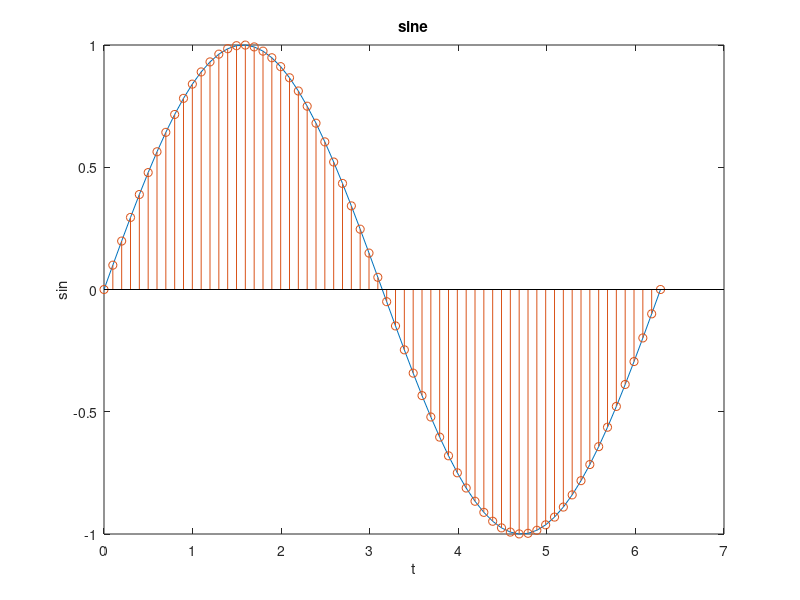

The MATLAB script that drew this image:
clear;
home;

t = linspace(0, 2 * pi, 64);
y = sin(t);
figure(1);
plot(t, y);
hold('on');
stem(t, y);
xlabel('t');
ylabel('sin');
title('sine');
